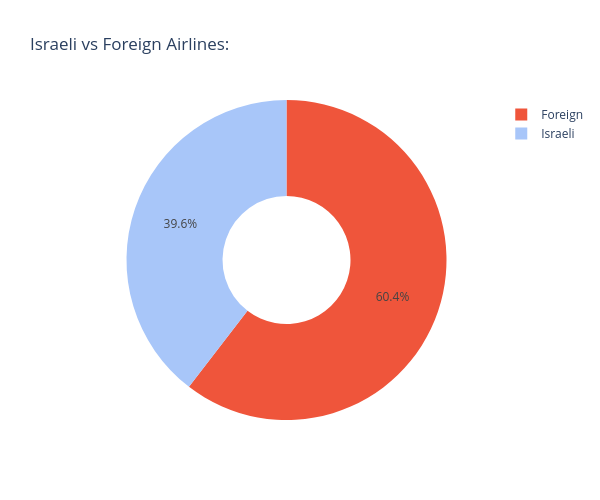

The notebook cell this image was saved under:
### Code cell
# 4. How many of the airlines are Israeli?"
 
today_flight = today_flight.copy()

israeli_airline = ['EL AL ISRAEL AIRLINES', 'ARKIA ISRAELI AIRLINES', 'ISRAIR AIRLINES']

# new column to sort by israeli or foreign
today_flight.loc[:, 'israeli_vs_foreign'] = today_flight['airline_name'].apply(lambda x: 'Israeli' if x in israeli_airline else 'Foreign')

flight_distribution = today_flight['israeli_vs_foreign'].value_counts()

# chart:
fig = px.pie(
    values=flight_distribution.values,
    names=flight_distribution.index,
    title="Israeli vs Foreign Airlines:",
    hole=0.4,
    color=flight_distribution.index,
    color_discrete_map={'Israeli': "#A8C6F9", 'Foreign': '#EF553B'}
)

# size of chart
fig.update_layout(
    width=600,  
    height=500
)

fig.show()

### Figure 1 — Plotly figure (JSON) as saved in the notebook; plotly's stock layout.template omitted (floating-point values rounded to 4 significant figures)
{"data": [{"customdata": [["Foreign"], ["Israeli"]], "domain": {"x": [0, 1], "y": [0, 1]}, "hole": 0.4, "hovertemplate": "label=%{label}<br>value=%{value}<br>color=%{customdata[0]}<extra></extra>", "labels": ["Foreign", "Israeli"], "legendgroup": "", "marker": {"colors": ["#EF553B", "#A8C6F9"]}, "name": "", "showlegend": true, "type": "pie", "values": [281, 184]}], "layout": {"height": 500, "legend": {"tracegroupgap": 0}, "title": {"text": "Israeli vs Foreign Airlines:"}, "width": 600}}
